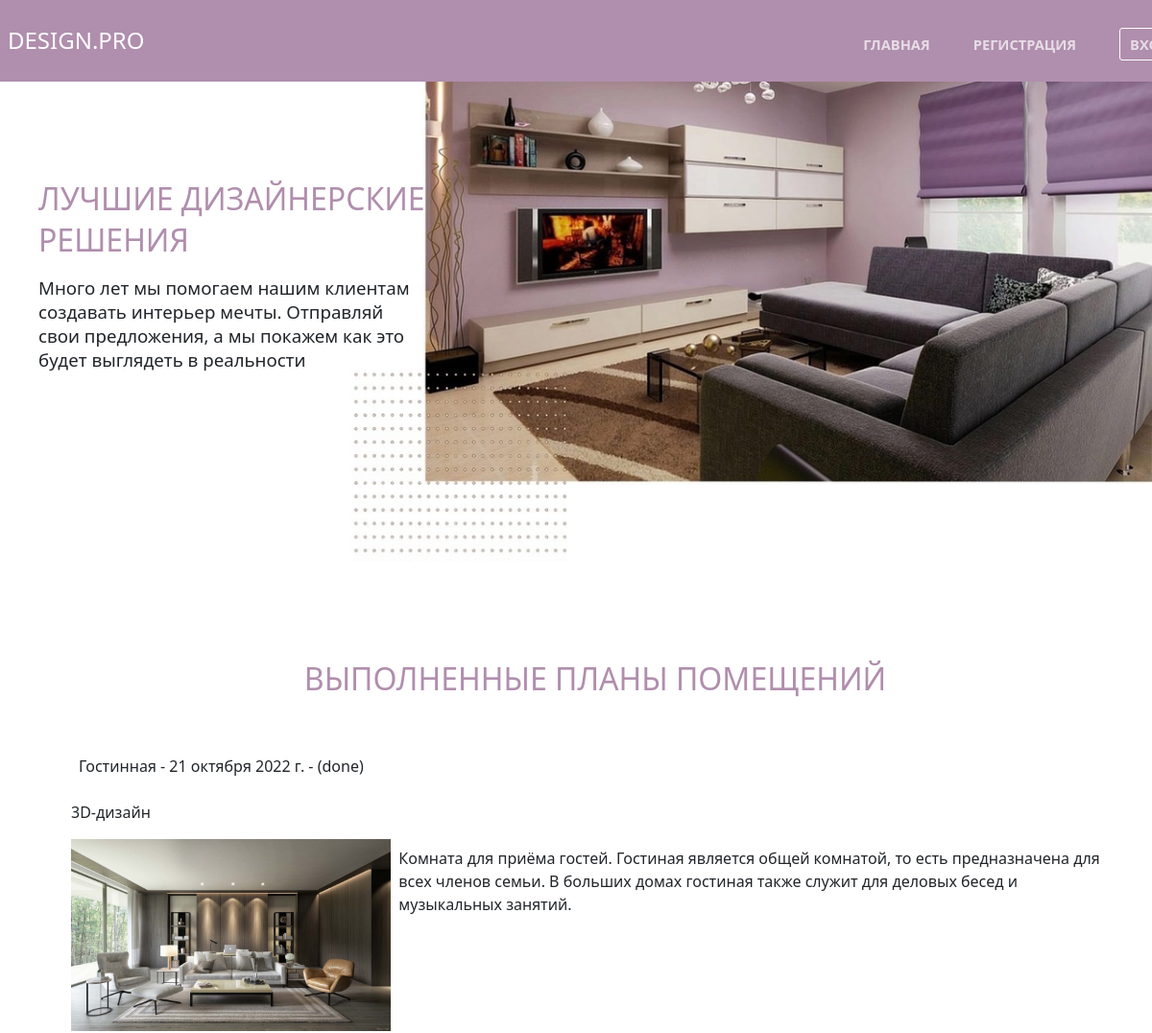
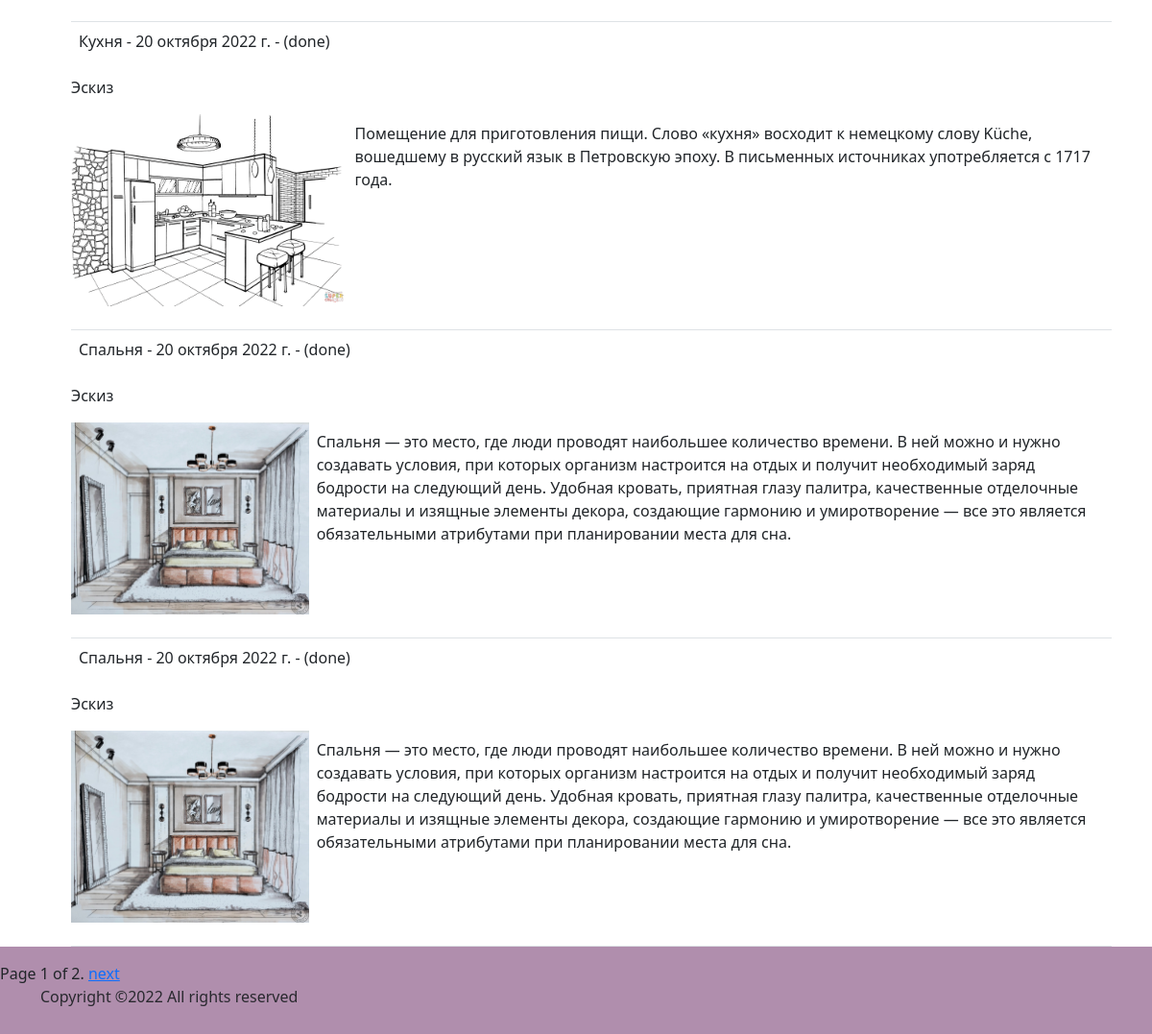
Page /catalog/ on the committed database (2 pictures, top to bottom).
### catalog/models.py (models this page shows, shortened)
class Application(models.Model):
    name = models.CharField(max_length=200, verbose_name='Название', blank=False)
    username = models.ForeignKey('User', on_delete=models.SET_NULL, null=True)
    description = models.TextField(max_length=1000, help_text='Напишите описание ', blank=False)
    categories = models.ForeignKey('Categorise', verbose_name='Категория', on_delete=models.CASCADE)
    image = models.ImageField(max_length=254, upload_to=get_name_file,
                              null=True, blank=False,
                              validators=[FileExtensionValidator(allowed_extensions=['jpg', 'jpeg', 'png', 'bmp'])])
    status = models.CharField(max_length=200, verbose_name='Статус',
                              choices=(('new', 'Новая'), ('in work', 'Принято в работу'), ('done', 'Выполнено')),
                              default='new')
    date = models.DateField(verbose_name='Дата добавления', auto_now_add=True)
    img = models.ImageField(max_length=254, upload_to=get_name_file, null=True, blank=True,
                            validators=[FileExtensionValidator(allowed_extensions=['jpg', 'jpeg', 'png', 'bmp'])])
    comment = models.TextField(max_length=1000, help_text="Комментарий", blank=True)

class Categorise(models.Model):
    name = models.CharField(max_length=200, help_text="Напишите категорию", blank=False)
    def __str__(self):
        return self.name

### catalog/views.py (the view)
# urls.py: path('', ApplicationAllListView.as_view(), name='index'),
class ApplicationAllListView(generic.ListView):
    model = Application
    template_name = 'index.html'
    paginate_by = 4
    def get_queryset(self):
        return Application.objects.filter(status='done').order_by('-date')

### templates/index.html
{% extends "base_generic.html" %}
{% block content %}
 <div><P class="zgl">Выполненные планы помещений</P></div>
  {% if application_list %}
  <ul>
   {% for application in application_list %}
                     <div class=" border-bottom box-shadow">
                        <p class="p-2"> {{application.name}} - {{application.date}} - ({{application.status}})</p>
                        <p> {{application.categories}}</p>
                          <div class="d-flex ">
                             <img src="{{application.image.url}}" height="200px" width="350px">
                            <p class="p-2"> {{application.description}}</p>
                        </div><br>
                    </div>
            {% endfor %}
  </ul>
 {% else %}
    <p>Планов помещений нет</p>
  {% endif %}
{% endblock %}

### catalog/static/css/style.css (style rules this page uses)
* { margin: 0; padding: 0; }
body { background-color: #b08ead!important; }
.zgl { color: #b08ead; font-size: 24pt; font-weight: normal ; line-height: normal; margin-left: 40px; padding-top: 100px; text-transform: uppercase; text-align: center; margin-bottom: 50px; }

### rows in the picture
Application: name "Гостинная", date "21 октября 2022 г.", status "done", categories "3D-дизайн", image (picture), description "Комната для приёма гостей. Гостиная является общей комнатой, то есть предназначена для всех членов семьи. В больших домах гостиная также служит для деловых бесед и музыкальных занятий."
Application: name "Кухня", date "20 октября 2022 г.", status "done", categories "Эскиз", image (picture), description "Помещение для приготовления пищи. Слово «кухня» восходит к немецкому слову Küche, вошедшему в русский язык в Петровскую эпоху. В письменных источниках употребляется с 1717 года."
Application: name "Спальня", date "20 октября 2022 г.", status "done", categories "Эскиз", image (picture), description "Спальня — это место, где люди проводят наибольшее количество времени. В ней можно и нужно создавать условия, при которых организм настроится на отдых и получит необходимый заряд бодрости на следующий день. Удобная кровать, приятная глазу палитра, качественные отделочные материалы и изящные элементы декора, создающие гармонию и умиротворение — все это является обязательными атрибутами при планировании места для сна."
Application: name "Спальня", date "20 октября 2022 г.", status "done", categories "Эскиз", image (picture), description "Спальня — это место, где люди проводят наибольшее количество времени. В ней можно и нужно создавать условия, при которых организм настроится на отдых и получит необходимый заряд бодрости на следующий день. Удобная кровать, приятная глазу палитра, качественные отделочные материалы и изящные элементы декора, создающие гармонию и умиротворение — все это является обязательными атрибутами при планировании места для сна."

### other values in the picture
{{ page_obj.number }} "1"
{{ page_obj.paginator.num_pages }} "2"
